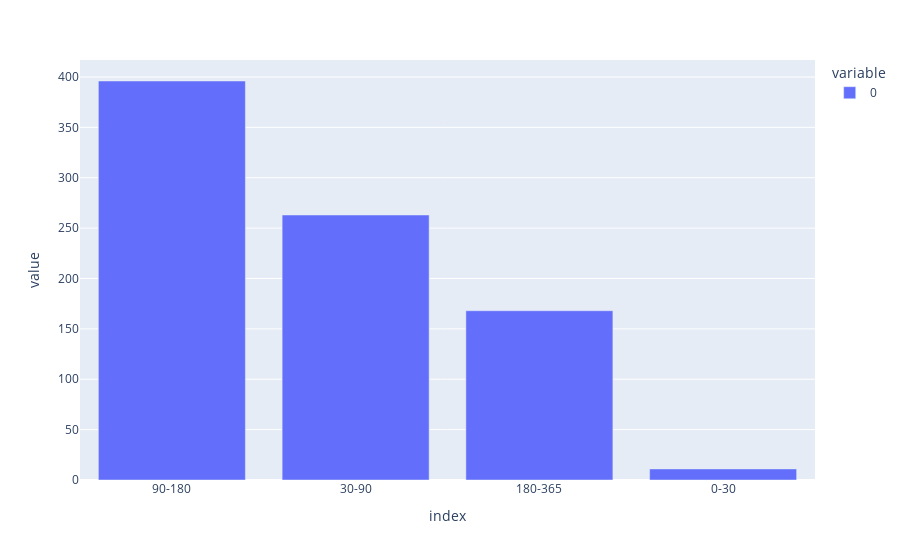

The cell this chart's notebook holds for it:
### Code cell
px.bar(creation_dif_group.value_counts())

### Figure 1 — Plotly figure (JSON) as saved in the notebook; plotly's stock layout.template omitted (floating-point values rounded to 4 significant figures)
{"data": [{"alignmentgroup": "True", "hovertemplate": "variable=0<br>index=%{x}<br>value=%{y}<extra></extra>", "legendgroup": "0", "marker": {"color": "#636efa", "pattern": {"shape": ""}}, "name": "0", "offsetgroup": "0", "orientation": "v", "showlegend": true, "textposition": "auto", "type": "bar", "x": ["90-180", "30-90", "180-365", "0-30"], "xaxis": "x", "y": [396, 263, 168, 11], "yaxis": "y"}], "layout": {"barmode": "relative", "legend": {"title": {"text": "variable"}, "tracegroupgap": 0}, "margin": {"t": 60}, "xaxis": {"anchor": "y", "domain": [0, 1], "title": {"text": "index"}}, "yaxis": {"anchor": "x", "domain": [0, 1], "title": {"text": "value"}}}}
